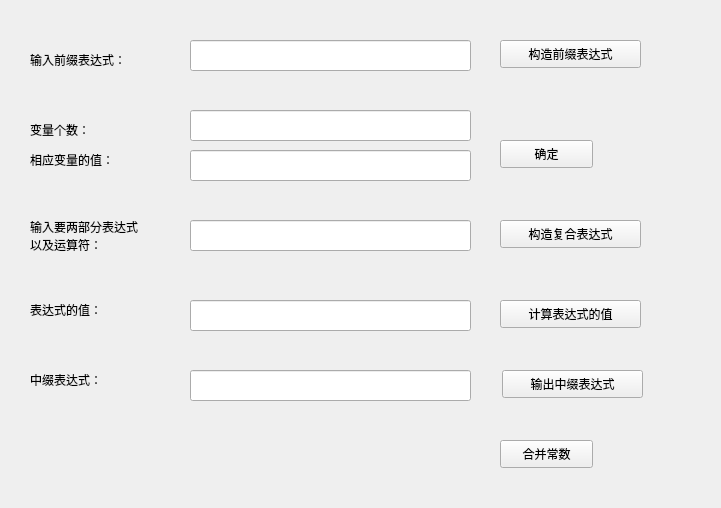
<?xml version="1.0" encoding="UTF-8"?>
<ui version="4.0">
 <class>Widget</class>
 <widget class="QWidget" name="Widget">
  <property name="geometry">
   <rect>
    <x>0</x>
    <y>0</y>
    <width>721</width>
    <height>508</height>
   </rect>
  </property>
  <property name="windowTitle">
   <string>Widget</string>
  </property>
  <widget class="QLineEdit" name="readexpr">
   <property name="geometry">
    <rect>
     <x>190</x>
     <y>40</y>
     <width>281</width>
     <height>31</height>
    </rect>
   </property>
  </widget>
  <widget class="QLineEdit" name="outputExpr">
   <property name="geometry">
    <rect>
     <x>190</x>
     <y>370</y>
     <width>281</width>
     <height>31</height>
    </rect>
   </property>
  </widget>
  <widget class="QPushButton" name="readExpr">
   <property name="geometry">
    <rect>
     <x>500</x>
     <y>40</y>
     <width>141</width>
     <height>28</height>
    </rect>
   </property>
   <property name="text">
    <string>构造前缀表达式</string>
   </property>
  </widget>
  <widget class="QPushButton" name="getExpr">
   <property name="geometry">
    <rect>
     <x>502</x>
     <y>370</y>
     <width>141</width>
     <height>28</height>
    </rect>
   </property>
   <property name="text">
    <string>输出中缀表达式</string>
   </property>
  </widget>
  <widget class="QPushButton" name="assign">
   <property name="geometry">
    <rect>
     <x>500</x>
     <y>140</y>
     <width>93</width>
     <height>28</height>
    </rect>
   </property>
   <property name="text">
    <string>确定</string>
   </property>
  </widget>
  <widget class="QPushButton" name="getvalue">
   <property name="geometry">
    <rect>
     <x>500</x>
     <y>300</y>
     <width>141</width>
     <height>28</height>
    </rect>
   </property>
   <property name="text">
    <string>计算表达式的值</string>
   </property>
  </widget>
  <widget class="QPushButton" name="mergeConst">
   <property name="geometry">
    <rect>
     <x>500</x>
     <y>440</y>
     <width>93</width>
     <height>28</height>
    </rect>
   </property>
   <property name="text">
    <string>合并常数</string>
   </property>
  </widget>
  <widget class="QPushButton" name="combine">
   <property name="geometry">
    <rect>
     <x>500</x>
     <y>220</y>
     <width>141</width>
     <height>28</height>
    </rect>
   </property>
   <property name="text">
    <string>构造复合表达式</string>
   </property>
  </widget>
  <widget class="QLabel" name="label">
   <property name="geometry">
    <rect>
     <x>30</x>
     <y>50</y>
     <width>141</width>
     <height>20</height>
    </rect>
   </property>
   <property name="text">
    <string>输入前缀表达式：</string>
   </property>
  </widget>
  <widget class="QLabel" name="label_2">
   <property name="geometry">
    <rect>
     <x>30</x>
     <y>370</y>
     <width>121</width>
     <height>20</height>
    </rect>
   </property>
   <property name="text">
    <string>中缀表达式：</string>
   </property>
  </widget>
  <widget class="QLabel" name="label_3">
   <property name="geometry">
    <rect>
     <x>30</x>
     <y>120</y>
     <width>121</width>
     <height>20</height>
    </rect>
   </property>
   <property name="text">
    <string>变量个数：</string>
   </property>
  </widget>
  <widget class="QLabel" name="label_4">
   <property name="geometry">
    <rect>
     <x>30</x>
     <y>150</y>
     <width>121</width>
     <height>20</height>
    </rect>
   </property>
   <property name="text">
    <string>相应变量的值：</string>
   </property>
  </widget>
  <widget class="QLineEdit" name="x_num">
   <property name="geometry">
    <rect>
     <x>190</x>
     <y>110</y>
     <width>281</width>
     <height>31</height>
    </rect>
   </property>
  </widget>
  <widget class="QLineEdit" name="x_and_val">
   <property name="geometry">
    <rect>
     <x>190</x>
     <y>150</y>
     <width>281</width>
     <height>31</height>
    </rect>
   </property>
  </widget>
  <widget class="QLineEdit" name="combineExpr">
   <property name="geometry">
    <rect>
     <x>190</x>
     <y>220</y>
     <width>281</width>
     <height>31</height>
    </rect>
   </property>
  </widget>
  <widget class="QLabel" name="label_5">
   <property name="geometry">
    <rect>
     <x>30</x>
     <y>200</y>
     <width>141</width>
     <height>71</height>
    </rect>
   </property>
   <property name="text">
    <string>输入要两部分表达式
以及运算符：</string>
   </property>
  </widget>
  <widget class="QLabel" name="label_6">
   <property name="geometry">
    <rect>
     <x>30</x>
     <y>300</y>
     <width>121</width>
     <height>20</height>
    </rect>
   </property>
   <property name="text">
    <string>表达式的值：</string>
   </property>
  </widget>
  <widget class="QLineEdit" name="outputvalue">
   <property name="geometry">
    <rect>
     <x>190</x>
     <y>300</y>
     <width>281</width>
     <height>31</height>
    </rect>
   </property>
  </widget>
 </widget>
 <layoutdefault spacing="6" margin="11"/>
 <resources/>
 <connections/>
</ui>
